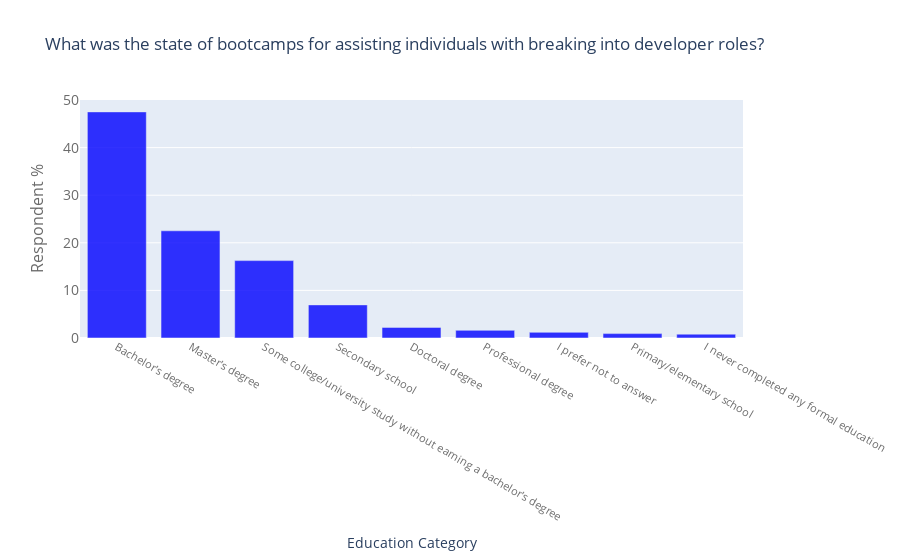

The notebook cell this image was saved under:
### Code cell
df = bootcamp_Edu
df = df.reset_index()
df.columns = ['labels', 'values']
df = df[df['values'] > 0]
df['values'] = df['values']*100
var_title = "What was the state of bootcamps for assisting individuals with breaking into developer roles?"
var_x = df['labels']
var_y = df['values']
var_xticks='Education Category'
var_yticks='Respondent %'
var_filename='fieldSalary_barchart.png'
var_color='blue'
var_opacity = 0.8
draw_barchart(var_x,var_y,var_xticks, var_yticks, var_title, var_filename, var_color, var_opacity)

### Figure 1 — Plotly figure (JSON) as saved in the notebook; plotly's stock layout.template omitted (floating-point values rounded to 4 significant figures)
{"data": [{"marker": {"color": "blue", "reversescale": true}, "opacity": 0.8, "type": "bar", "x": ["Bachelor's degree", "Master's degree", "Some college/university study without earning a bachelor's degree", "Secondary school", "Doctoral degree", "Professional degree", "I prefer not to answer", "Primary/elementary school", "I never completed any formal education"], "y": [47.5, 22.52, 16.26, 6.956, 2.229, 1.614, 1.191, 0.9224, 0.8071]}], "layout": {"title": {"text": "What was the state of bootcamps for assisting individuals with breaking into developer roles?"}, "xaxis": {"tickfont": {"color": "rgb(107, 107, 107)", "size": 11}, "title": {"text": "Education Category"}}, "yaxis": {"tickfont": {"color": "rgb(107, 107, 107)", "size": 14}, "title": {"font": {"color": "rgb(107, 107, 107)", "size": 16}, "text": "Respondent %"}}}}
